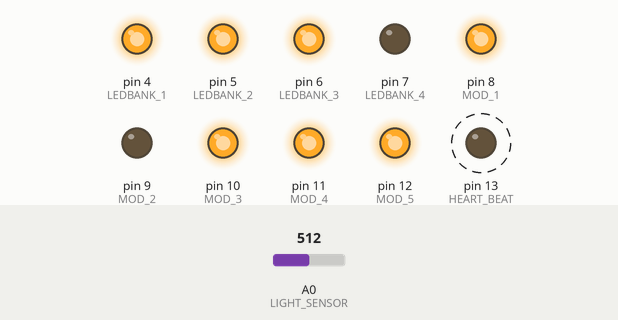
Simulated run of this program. Board: Arduino Nano, built with avr-gcc and run on an emulated ATmega328P. On the bench: output pins drawn as LEDs (lit = HIGH). Dashed ring = blinking. The test bench sets the inputs (shaded band); at power-on: A0 (LIGHT_SENSOR) = 512.

Above: at 1.3 s.
1.4 s: A0 (LIGHT_SENSOR) set to 210
3.5 s: A0 (LIGHT_SENSOR) set to 192
At 4.5 s:
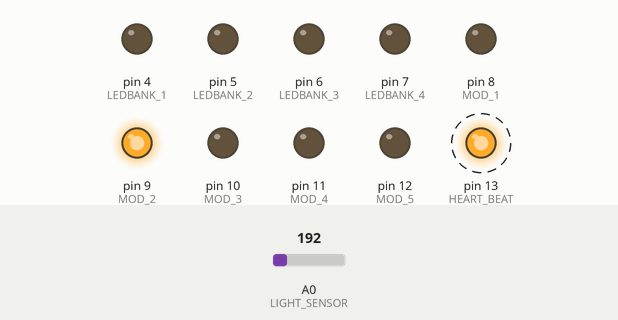
6.5 s: A0 (LIGHT_SENSOR) set to 306
At 8.7 s:
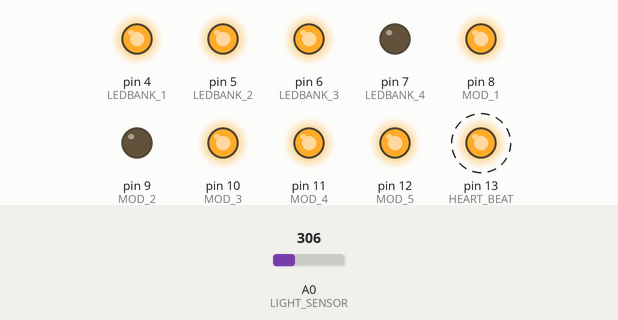
9.5 s: A0 (LIGHT_SENSOR) set to 190
At 11.8 s:
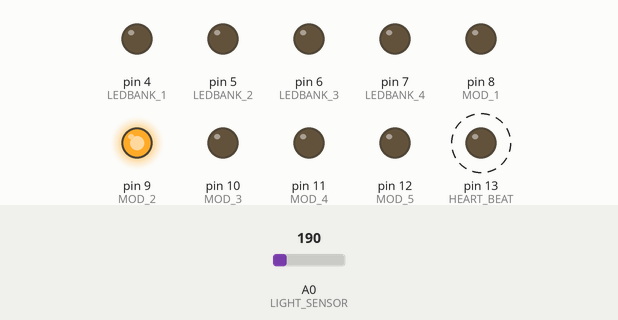
Timing chart, 0 to 13.5 s (numbered marks = the images above; inputs shaded):
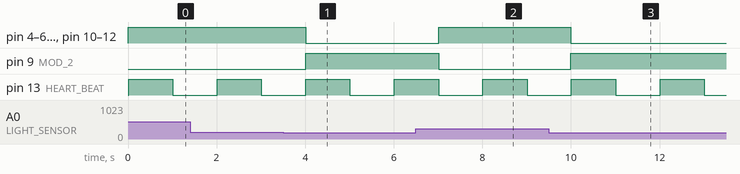

Measured:
- the behaviour switches between 200 and 199 on A0 (LIGHT_SENSOR) (found by bisection; images 0 and 1)
- after the input at 3.5 s, pin 4 (LEDBANK_1), pin 5 (LEDBANK_2), pin 6 (LEDBANK_3), pin 8 (MOD_1), pin 10 (MOD_3), pin 11 (MOD_4), pin 12 (MOD_5): HIGH → LOW after 0.51 s; pin 9 (MOD_2): LOW → HIGH after 0.51 s
- after the input at 6.5 s, pin 4 (LEDBANK_1), pin 5 (LEDBANK_2), pin 6 (LEDBANK_3), pin 8 (MOD_1), pin 10 (MOD_3), pin 11 (MOD_4), pin 12 (MOD_5): LOW → HIGH after 0.51 s; pin 9 (MOD_2): HIGH → LOW after 0.51 s
- after the input at 9.5 s, pin 4 (LEDBANK_1), pin 5 (LEDBANK_2), pin 6 (LEDBANK_3), pin 8 (MOD_1), pin 10 (MOD_3), pin 11 (MOD_4), pin 12 (MOD_5): HIGH → LOW after 0.50 s; pin 9 (MOD_2): LOW → HIGH after 0.50 s
- by itself, pin 13 (HEART_BEAT): alternates HIGH for 1.0 s and LOW for 1.0 s

The program:

main.cpp
```cpp
// (licence header left out)
#include "OMSModuleController.h"

/**
 * @brief  CallBack function for the sensor check
 * @note   Read the photo cell and sees if the light is required.  Sets NEED_LIGHT appropriately.
 *          If the value changes then also resets the relay counters.
 * @retval None
 */
void CheckSensor_Callback()
{
    int value = analogRead(LIGHT_SENSOR);
    delay(10);
    Serial.println(value);
    bool lightRequested = (value < 200) ? true: false;
    if (LastSensorRead != lightRequested)
    {
        LastSensorRead = lightRequested;
        LightRequire = lightRequested;
        Serial.println(LightRequire);
        Serial.println(LastLightStatus);
        if (LightRequire != LastLightStatus)
        {
            if (LightRequire && !LastLightRequire)
            {
                LastLightRequire = true;
                LightRequireStartTime = 0;
                Serial.println("Turn on lights");
            }
            if (!LightRequire && LastLightRequire)
            {
                LastLightRequire = false;
                Serial.println("Light Not Required");
            }
        }
        LastLightStatus = LightRequire;
    }
}

/**
 * @brief  Control all the relay outputs
 * @note   LightRequired controll the action of the Modules and LED Lights
 * @retval None
 */
void CheckModule_CallBack()
{
    if (LightRequire && LightRequireStartTime == 0)
    {
        LightRequireStartTime = millis();
        digitalWrite(MOD_1, ON);
        digitalWrite(MOD_2, OFF);
        digitalWrite(MOD_3, ON);
        digitalWrite(MOD_4, ON);
        digitalWrite(MOD_5, ON);

        digitalWrite(LEDBANK_1, ON);
        digitalWrite(LEDBANK_2, ON);
        digitalWrite(LEDBANK_3, ON);
        digitalWrite(LEDBANK_4, ON);
    }
    if (!LightRequire && LightRequireStartTime != 0)
    {
        LightRequireStartTime = 0;
        digitalWrite(MOD_1, OFF);
        digitalWrite(MOD_2, ON);
        digitalWrite(MOD_3, OFF);
        digitalWrite(MOD_4, OFF);
        digitalWrite(MOD_5, OFF);

        digitalWrite(LEDBANK_1, OFF);
        digitalWrite(LEDBANK_2, OFF);
        digitalWrite(LEDBANK_3, OFF);
        digitalWrite(LEDBANK_4, ON);
    }
}

/**
 * @brief  Heart beat routine
 * @note   Alternates the Arduino LED to indicate that the processor is working.
 * @retval None
 */
void CheckHeartBeat_CallBack()
{
    bool PinOn = digitalRead(HEART_BEAT);
    digitalWrite(HEART_BEAT, PinOn ? LOW : HIGH);
}

/**
 * @brief  Setup of default functions and values for the application
 * @note
 * @retval None
 */
void setup()
{
#ifdef DEBUG // only write to the serial port if we are in debug mode
    Serial.begin(9600);
#endif

    LightRequireStartTime = 0;
    LastLightRequire = false;
    LightRequire = false;
    LastSensorRead = true;

    pinMode(MOD_1, OUTPUT);
    pinMode(MOD_2, OUTPUT);
    pinMode(MOD_3, OUTPUT);
    pinMode(MOD_4, OUTPUT);
    pinMode(MOD_5, OUTPUT);

    pinMode(LEDBANK_1, OUTPUT);
    pinMode(LEDBANK_2, OUTPUT);
    pinMode(LEDBANK_3, OUTPUT);
    pinMode(LEDBANK_4, OUTPUT);

    pinMode(LIGHT_SENSOR, INPUT);
    pinMode(HEART_BEAT, OUTPUT);

    runner.init();

    runner.addTask(CheckSensor);
    CheckSensor.enable();
    Serial.println("Photo Sensor task added");

    runner.addTask(CheckModule);
    CheckModule.enable();
    Serial.println("Module Control task added");

    runner.addTask(CheckHeartBeat);
    CheckHeartBeat.enable();
    Serial.println("Heartbeat task added");

    digitalWrite(MOD_1, OFF);
    digitalWrite(MOD_2, ON);
    digitalWrite(MOD_3, OFF);
    digitalWrite(MOD_4, OFF);
    digitalWrite(MOD_5, OFF);

    digitalWrite(LEDBANK_1, OFF);
    digitalWrite(LEDBANK_2, OFF);
    digitalWrite(LEDBANK_3, OFF);
    digitalWrite(LEDBANK_4, ON);
}

/**
 * @brief  Main program loop
 * @note
 * @retval None
 */
void loop()
{
    runner.execute();
}
```

OMSModuleController.h
```cpp
// (licence header left out)
#ifndef _OMSMODULECONTROLLER_h
#define _OMSMODULECONTROLLER_h

#if defined(ARDUINO) && ARDUINO >= 100
#include "Arduino.h"
#else
#include "WProgram.h"
#endif

#include "TaskScheduler.h"

// Define variables

//#define DEBUG

#define LEDBANK_1 4
#define LEDBANK_2 5
#define LEDBANK_3 6
#define LEDBANK_4 7

#define MOD_1 8
#define MOD_2 9
#define MOD_3 10
#define MOD_4 11
#define MOD_5 12

#define LIGHT_SENSOR_THRESHHOLD 1015
#define LIGHT_SENSOR A0

#define HEART_BEAT 13
#define SECONDS 1000 // 1000 miliseconds
#ifdef DEBUG
#define MINUTES 1000 // 1 second test time
#else
#define MINUTES 60000 // 60 Seconds
#endif

#define ON LOW
#define OFF HIGH

int LastSensorRead = 0;
bool LightRequire;
bool LastLightRequire;
bool LastLightStatus;
unsigned long LightRequireStartTime = 0;

// task scheduler variables
Scheduler runner; // the main runner task

void CheckSensor_Callback();
void CheckModule_CallBack();
void CheckHeartBeat_CallBack();

Task CheckSensor(500, TASK_FOREVER, &CheckSensor_Callback);
Task CheckModule(1000, TASK_FOREVER, &CheckModule_CallBack);
Task CheckHeartBeat(1000, TASK_FOREVER, &CheckHeartBeat_CallBack);

#endif
```
